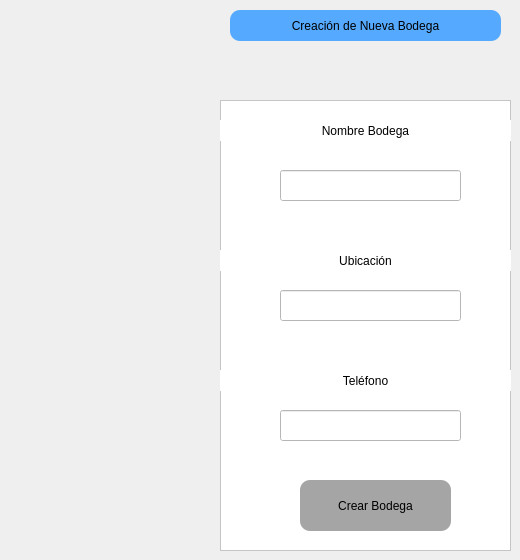
          <widget class="QWidget" name="page_crear_bodega">
           <widget class="QLabel" name="label">
            <property name="geometry">
             <rect>
              <x>230</x>
              <y>10</y>
              <width>271</width>
              <height>31</height>
             </rect>
            </property>
            <property name="styleSheet">
             <string notr="true">
QLabel {
    border-radius: 10px;   
    font: 75 14pt &quot;MS Shell Dlg 2&quot;;
    background-color: rgb(85, 170, 255);
}
</string>
            </property>
            <property name="text">
             <string>Creación de Nueva Bodega</string>
            </property>
            <property name="alignment">
             <set>Qt::AlignCenter</set>
            </property>
           </widget>
           <widget class="QFrame" name="frame_form_bodega">
            <property name="geometry">
             <rect>
              <x>220</x>
              <y>100</y>
              <width>291</width>
              <height>451</height>
             </rect>
            </property>
            <property name="styleSheet">
             <string notr="true">background-color: rgb(255, 255, 255);</string>
            </property>
            <property name="frameShape">
             <enum>QFrame::StyledPanel</enum>
            </property>
            <property name="frameShadow">
             <enum>QFrame::Raised</enum>
            </property>
            <widget class="QPushButton" name="btnCrearBodega">
             <property name="geometry">
              <rect>
               <x>80</x>
               <y>380</y>
               <width>151</width>
               <height>51</height>
              </rect>
             </property>
             <property name="styleSheet">
              <string notr="true">QPushButton {
    border-radius: 10px;   
    background-color: rgb(165, 165, 165);
    font: 75 10pt &quot;MS Shell Dlg 2&quot;;    
}

QPushButton:hover {      
	color: rgb(0, 170, 255);
	background-color: rgb(0, 0, 0);
    font: 75 10pt &quot;MS Shell Dlg 2&quot;;    
}</string>
             </property>
             <property name="text">
              <string>Crear Bodega</string>
             </property>
            </widget>
            <widget class="QLabel" name="label_3">
             <property name="geometry">
              <rect>
               <x>0</x>
               <y>20</y>
               <width>291</width>
               <height>21</height>
              </rect>
             </property>
             <property name="styleSheet">
              <string notr="true">font: 75 14pt &quot;MS Shell Dlg 2&quot;;</string>
             </property>
             <property name="text">
              <string>Nombre Bodega</string>
             </property>
             <property name="alignment">
              <set>Qt::AlignCenter</set>
             </property>
            </widget>
            <widget class="QLabel" name="label_4">
             <property name="geometry">
              <rect>
               <x>0</x>
               <y>150</y>
               <width>291</width>
               <height>21</height>
              </rect>
             </property>
             <property name="styleSheet">
              <string notr="true">font: 75 14pt &quot;MS Shell Dlg 2&quot;;</string>
             </property>
             <property name="text">
              <string>Ubicación</string>
             </property>
             <property name="alignment">
              <set>Qt::AlignCenter</set>
             </property>
            </widget>
            <widget class="QLabel" name="label_5">
             <property name="geometry">
              <rect>
               <x>0</x>
               <y>270</y>
               <width>291</width>
               <height>21</height>
              </rect>
             </property>
             <property name="styleSheet">
              <string notr="true">font: 75 14pt &quot;MS Shell Dlg 2&quot;;</string>
             </property>
             <property name="text">
              <string>Teléfono</string>
             </property>
             <property name="alignment">
              <set>Qt::AlignCenter</set>
             </property>
            </widget>
            <widget class="QLineEdit" name="lineEdit_6">
             <property name="geometry">
              <rect>
               <x>60</x>
               <y>310</y>
               <width>181</width>
               <height>31</height>
              </rect>
             </property>
             <property name="alignment">
              <set>Qt::AlignCenter</set>
             </property>
            </widget>
            <widget class="QLineEdit" name="lineEdit_8">
             <property name="geometry">
              <rect>
               <x>60</x>
               <y>190</y>
               <width>181</width>
               <height>31</height>
              </rect>
             </property>
             <property name="alignment">
              <set>Qt::AlignCenter</set>
             </property>
            </widget>
            <widget class="QLineEdit" name="lineEdit_10">
             <property name="geometry">
              <rect>
               <x>60</x>
               <y>70</y>
               <width>181</width>
               <height>31</height>
              </rect>
             </property>
             <property name="styleSheet">
              <string notr="true">border-color: rgb(170, 0, 0);</string>
             </property>
             <property name="alignment">
              <set>Qt::AlignCenter</set>
             </property>
            </widget>
           </widget>
          </widget>
